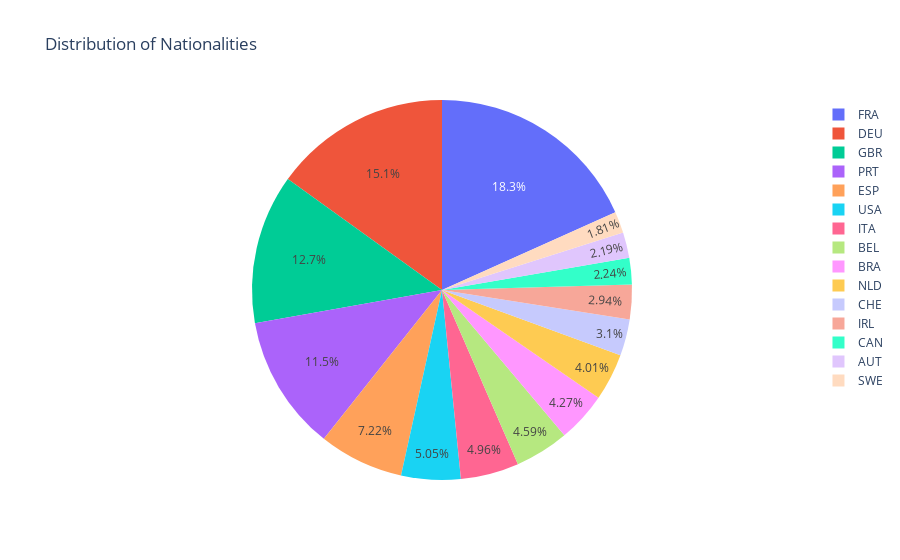

Notebook source saved alongside this figure:
### Code cell
plt.figure(figsize = (18,10))
sns.heatmap(df.isnull().sort_values(by="Age"))
fig.show()

### Figure 1 — Plotly figure (JSON) as saved in the notebook; plotly's stock layout.template omitted (floating-point values rounded to 4 significant figures)
{"data": [{"domain": {"x": [0, 1], "y": [0, 1]}, "hovertemplate": "label=%{label}<br>value=%{value}<extra></extra>", "labels": ["FRA", "DEU", "GBR", "PRT", "ESP", "USA", "ITA", "BEL", "BRA", "NLD", "CHE", "IRL", "CAN", "AUT", "SWE"], "legendgroup": "", "name": "", "showlegend": true, "type": "pie", "values": [12409, 10224, 8648, 7813, 4898, 3426, 3363, 3118, 2896, 2723, 2106, 1996, 1523, 1488, 1231]}], "layout": {"legend": {"tracegroupgap": 0}, "title": {"text": "Distribution of Nationalities"}}}
